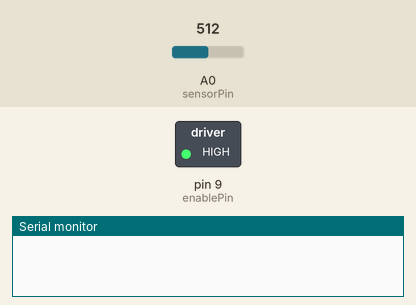
Simulated run of this sketch. Board: Arduino Uno, built with avr-gcc and run on an emulated ATmega328P. Parts: switched loads named in the sketch (green lamp = pin HIGH), the last lines printed to the serial monitor. The inputs (shaded band) are chosen by the test bench; at power-on: A0 (sensorPin) = 512.

Above: at 0.14 s.
At 1.2 s:
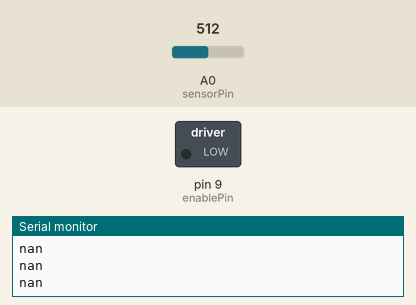
1.3 s: A0 (sensorPin) set to 642
2.8 s: A0 (sensorPin) set to 670
Timing chart, 0 to 5.8 s (numbered marks = the images above; inputs shaded):
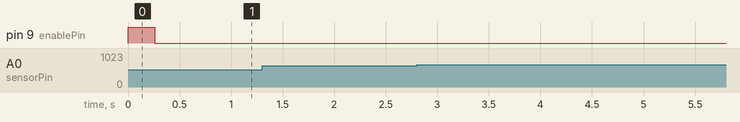

The sketch:

Linear_Motor.ino
```cpp
int sensorPin = A0;   // Pin to read sensor values
int enablePin = 9;    // Pin to output PWM values
int pwmVal;           // Variable to store PWM values


void setup() {
  // In the setup(), set pin 9 as an ouput pin
  // Set the enable pin high so the H-bridge can
  // turn the motor on.

  // set pinmodes for each pin:
  pinMode(enablePin, OUTPUT);
  pinMode(sensorPin, INPUT);
  // set enablePin high so that motor can turn on:
  digitalWrite(enablePin, HIGH);

  Serial.begin(9600); // start the serial port
}

void loop() {

  int sensorValue = 0;
  for(int x = 0; x < 100; x++){
    sensorValue = sensorValue + analogRead(A0);
  }
  float Distance = pow((sensorValue/1923.2), -0.914);
  delay(250); // slow down serial port
  Serial.println(Distance);

  if (Distance >= 7 ) {
  //read sensor value and set upper limit cap
  Distance = analogRead(sensorPin);
  if(Distance > 25){
    pwmVal = 200;
  //map and assign pwm values to the motor output 0 to 255 corresponds to 0 to 100%
  pwmVal = map(Distance, 7, 25, 0, 200);
  }
  //set 7 as cutoff or cut in limit where the fan switches from off to the lower PWM limit
  if(Distance < 7){
    pwmVal = 0;
  }

  //write the PWM value to the pwm output pin
  analogWrite(enablePin, pwmVal);
  }

  else {
      analogWrite(enablePin, 0); // Stop motor
  }
}
```
